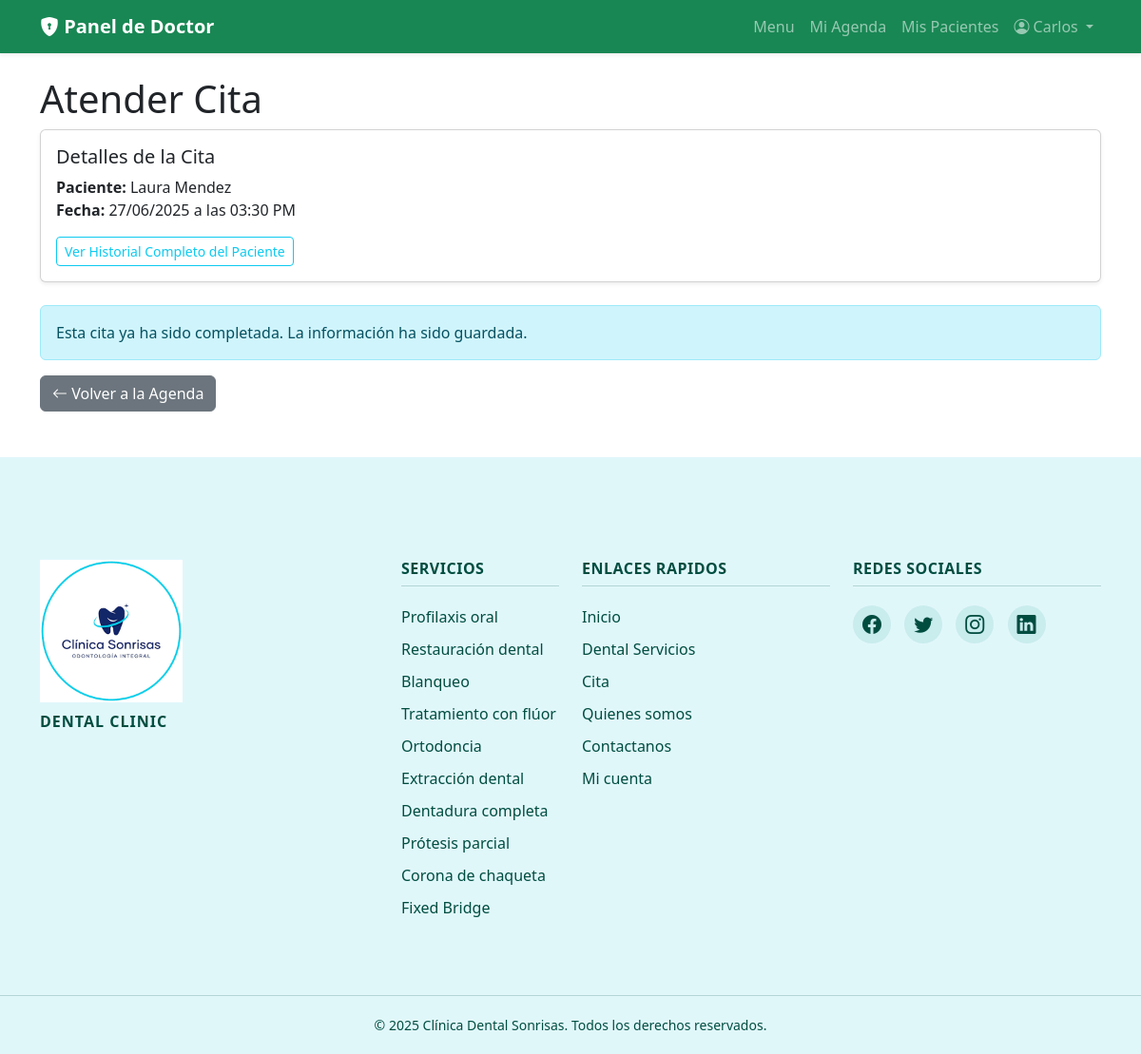
Page /doctor/atender_cita.php?id_cita=1 (signed in) on the committed database.
### tables this page shows
CREATE TABLE `citas` (
  `id_cita` int(11) NOT NULL,
  `id_paciente` int(11) NOT NULL,
  `id_doctor` int(11) NOT NULL,
  `fecha_cita` date NOT NULL,
  `hora_cita` time NOT NULL,
  `estado` enum('disponible','agendada','completada','cancelada') NOT NULL DEFAULT 'agendada',
  `fecha_creacion` timestamp NOT NULL DEFAULT current_timestamp()
);

CREATE TABLE `usuarios` (
  `id_usuario` int(11) NOT NULL,
  `nombre` varchar(100) NOT NULL,
  `apellido` varchar(100) NOT NULL,
  `celular` varchar(20) DEFAULT NULL,
  `dni` varchar(20) DEFAULT NULL,
  `correo` varchar(100) NOT NULL,
  `password` varchar(255) NOT NULL,
  `rol` enum('paciente','doctor','administrador') NOT NULL,
  `estado` enum('activo','inactivo') NOT NULL DEFAULT 'activo',
  `fecha_registro` timestamp NOT NULL DEFAULT current_timestamp()
);

### doctor/atender_cita.php (the view, shortened to what this page needs)
<?php
require_once __DIR__ . '/../includes/config.php';
$id_cita = intval($_GET['id_cita']);
$id_usuario_doctor = $_SESSION['id_usuario'];
$sql_check = "SELECT c.*, u.nombre, u.apellido FROM citas c
              JOIN doctores d ON c.id_doctor = d.id_doctor
              JOIN pacientes p ON c.id_paciente = p.id_paciente
              JOIN usuarios u ON p.id_usuario = u.id_usuario
              WHERE c.id_cita = ? AND d.id_usuario = ?";
$stmt_check = $mysqli->prepare($sql_check);
$stmt_check->bind_param("ii", $id_cita, $id_usuario_doctor);
$stmt_check->execute();
$cita = $stmt_check->get_result()->fetch_assoc();
?>
<?php require_once ROOT_PATH . '/includes/header.php'; ?>
<h1>Atender Cita</h1>
<div class="card shadow-sm mb-4">
    <div class="card-body">
        <h5 class="card-title">Detalles de la Cita</h5>
        <p class="card-text">
            <strong>Paciente:</strong> <?php echo htmlspecialchars($cita['nombre'] . ' ' . $cita['apellido']); ?><br>
            <strong>Fecha:</strong> <?php echo date("d/m/Y", strtotime($cita['fecha_cita'])); ?> a las <?php echo date("h:i A", strtotime($cita['hora_cita'])); ?>
        </p>
        <a href="ver_historial_paciente.php?id_paciente=<?php echo $cita['id_paciente']; ?>" class="btn btn-sm btn-outline-info">Ver Historial Completo del Paciente</a>
    </div>
</div>
<?php if ($cita['estado'] == 'agendada'): ?>
    <div class="card">
        <div class="card-header fw-bold">Registrar Información de la Consulta</div>
        <div class="card-body">
            <form action="atender_cita.php?id_cita=<?php echo $id_cita; ?>" method="POST">
                <div class="mb-3">
                    <label for="anotaciones" class="form-label">Anotaciones del Doctor</label>
                    <textarea name="anotaciones" id="anotaciones" rows="5" class="form-control" required></textarea>
                </div>
                <div class="mb-3">
                    <label for="recomendaciones" class="form-label">Recomendaciones</label>
                    <textarea name="recomendaciones" id="recomendaciones" rows="3" class="form-control"></textarea>
                </div>
                <div class="mb-3">
                    <label for="tratamiento" class="form-label">Tratamiento</label>
                    <textarea name="tratamiento" id="tratamiento" rows="3" class="form-control"></textarea>
                </div>
                <button type="submit" class="btn btn-primary"><i class="bi bi-save"></i> Guardar y Completar Cita</button>
                <a href="agenda.php" class="btn btn-secondary">Cancelar</a>
            </form>
        </div>
    </div>
<?php else: ?>
    <div class="alert alert-info">Esta cita ya ha sido completada. La información ha sido guardada.</div>
     <a href="agenda.php" class="btn btn-secondary"><i class="bi bi-arrow-left"></i> Volver a la Agenda</a>
<?php endif; ?>
<?php require_once ROOT_PATH . '/includes/footer.php'; ?>

### rows in the picture
citas: usuarios.nombre+apellido "Laura Mendez", fecha_cita "27/06/2025", hora_cita "03:30 PM"

### other values in the picture
$_SESSION["nombre"] "Carlos"
